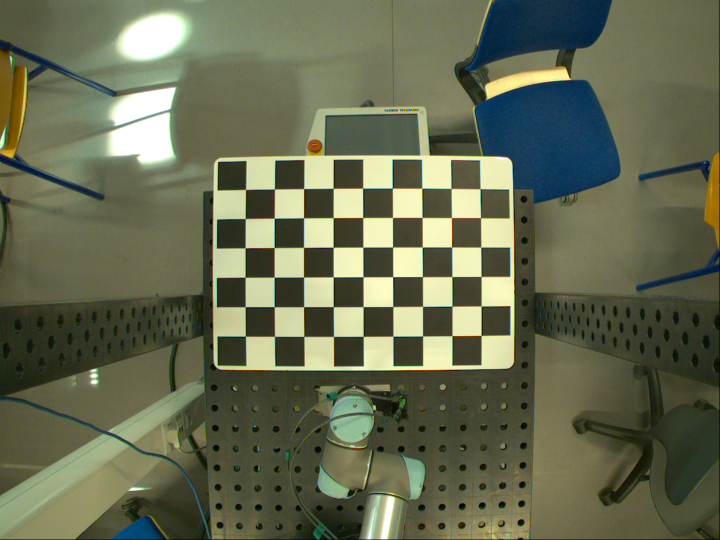
//> input picture Machine Vision/calibration/images/chessboard.png, 1440 x 1080 px (shown at 1/2 size); its folder holds only this picture in this run
$ ./main   (built with g++ and OpenCV 4)
//> lines starting //> are read from the running program, lines starting //| are printed output that depends on the picture; after the words box and inside, x2 and y2 are one past the last pixel; in counts of white or black regions, pixels touching at a corner belong together
#include <iostream>
#include <opencv2/calib3d.hpp>
#include <opencv2/core.hpp>
#include <opencv2/highgui.hpp>
#include <opencv2/imgproc.hpp>
#include <array>
#include <vector>

int main(int argc, char **argv) {

    (void)argc;
    (void)argv;

    std::vector<cv::String> fileNames;
    cv::glob("/home/alex/projects/calibration/images/*.png", fileNames, false);
    cv::Size patternSize(10 - 1, 7 - 1);
    std::vector<std::vector<cv::Point2f>> q(fileNames.size());

    // Detect feature points
    std::size_t i = 0;
    for (auto const &f : fileNames) {
        std::cout << std::string(f) << std::endl;

        // 1. Read in the image an call cv::findChessboardCorners()
        cv::Mat img = cv::imread(fileNames[i], cv::IMREAD_GRAYSCALE);
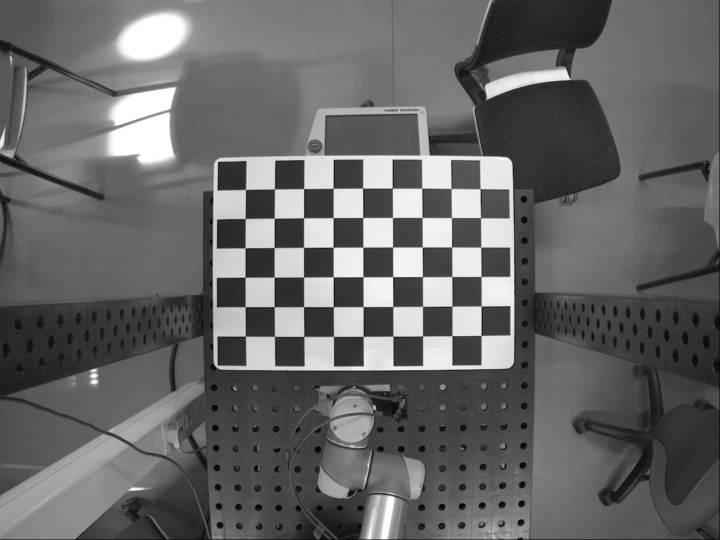
//> img: 1080 rows x 1440 cols, CV_8UC1 (shown at 1/2 size); min 0, max 255, mean 101.9
        cv::Mat imgBGR = cv::imread(fileNames[i]);
//> imgBGR is the input picture: 1080 rows x 1440 cols, CV_8UC3; mean B, G, R 81.3, 106.8, 101.8

        bool success = cv::findChessboardCorners(img, patternSize, q[i]);
//> q = 1 point lists; success = true

        // 2. Use cv::cornerSubPix() to refine the found corner detections
        cv::TermCriteria tCriteria = cv::TermCriteria(cv::TermCriteria::MAX_ITER + cv::TermCriteria::EPS, 50, 0.0001);
        cv::cornerSubPix(img, q[i], cv::Size(11,11), cv::Size(-1,-1), tCriteria);

        // Display
        cv::drawChessboardCorners(imgBGR, patternSize, q[i], success);
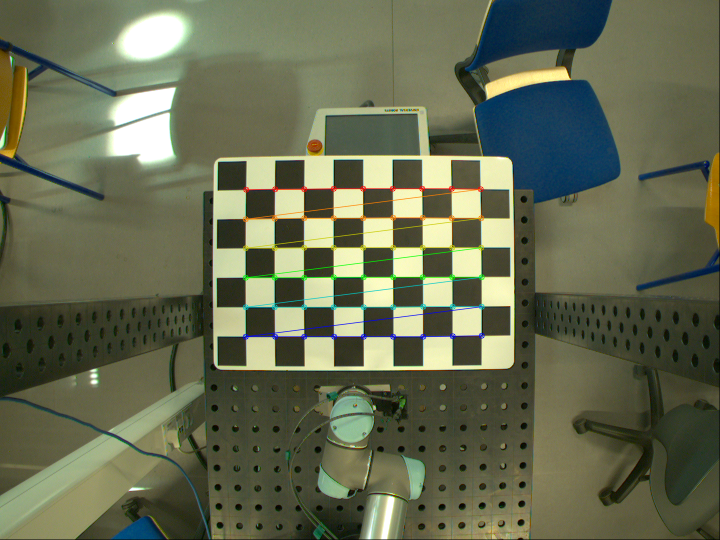
//> imgBGR: 1080 rows x 1440 cols, CV_8UC3 (shown at 1/2 size); 1.28% of pixels changed, all inside (x1, y1, x2, y2) = (485, 371, 970, 680)
        cv::imshow("chessboard detection", imgBGR);
        cv::waitKey(0);
        //std::cout << q[i] << std::endl;

        i++;
    }

    std::vector<std::vector<cv::Point3f>> Q;
    // 3. Generate checkerboard (world) coordinates Q. The board has 10 x 7
    // fields with a size of 70x70mm
    int boardSize[2] = {10-1, 7-1};
    std::vector<cv::Point3f> temp;
    for (int i = 0; i < boardSize[0]; i++){
        for (int j = 0; j < boardSize[1]; j++ ){
            temp.push_back(cv::Point3f(float(i*70), float(j*70), 0.0f));
        }
    }
    for (int i = 0; i < q.size(); i++){
        Q.push_back(temp);
    }
//> this loop made 1 pass


    cv::Matx33f K(cv::Matx33f::eye());  // intrinsic camera matrix
    cv::Vec<float, 5> k(0, 0, 0, 0, 0); // distortion coefficients

    std::vector<cv::Mat> rvecs, tvecs;
    std::vector<double> stdIntrinsics, stdExtrinsics, perViewErrors;
    cv::Size frameSize(1440, 1080);

    std::cout << "Calibrating..." << std::endl;
    // 4. Call "float error = cv::calibrateCamera()" with the input coordinates
    // and output parameters as declared above...

    float error = cv::calibrateCamera(Q,q,frameSize,K,k,rvecs,tvecs,
                                      stdIntrinsics,stdExtrinsics,perViewErrors);
//> K = [[20499.6, 0, 719.5], [0, 36021.9, 539.5], [0, 0, 1]]; k = [0.000541, 42.21, 4.83e-08, 1.81e-07, 2000183.6]; stdIntrinsics = 18 values, max 18740.8 at index 4, min 0 at index 9, mean 1888.5; stdExtrinsics = [0.291, 0.302, 0.431, 24.6, 33.35, 7860.5]; perViewErrors = [149.9]

    std::cout << "Reprojection error = " << error << "\nK =\n"
            << K << "\nk=\n"
            << k << std::endl;
//| Reprojection error = 149.862
//| K =
//| [20499.648, 0, 719.5;
//|  0, 36021.871, 539.5;
//|  0, 0, 1]
//| k=
//| [0.000541241, 42.2073, 4.82951e-08, 1.80622e-07, 2.00018e+06]

    // Precompute lens correction interpolation
    cv::Mat mapX, mapY;
    cv::initUndistortRectifyMap(K, k, cv::Matx33f::eye(), K, frameSize, CV_32FC1,
                                mapX, mapY);
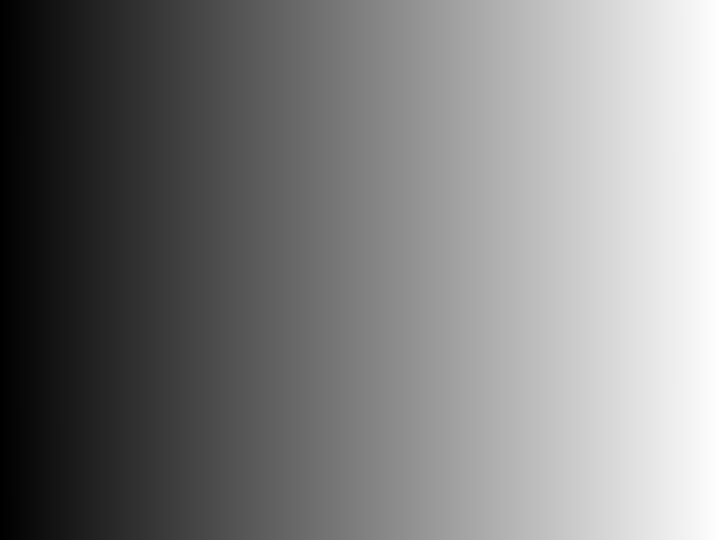
//> mapX: 1080 rows x 1440 cols, CV_32FC1 (shown at 1/2 size); min -4.51, max 1443.5, mean 719.5; drawn with min black and max white
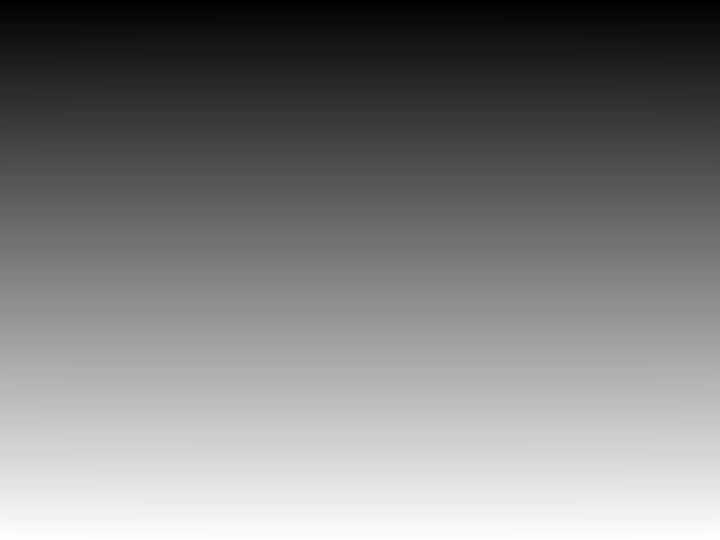
//> mapY: 1080 rows x 1440 cols, CV_32FC1 (shown at 1/2 size); min -3.38, max 1082.4, mean 539.5; drawn with min black and max white

    // Show lens corrected images
    for (auto const &f : fileNames) {
        std::cout << std::string(f) << std::endl;

        cv::Mat img = cv::imread(f, cv::IMREAD_COLOR);

        cv::Mat imgUndistorted;
        // 5. Remap the image using the precomputed interpolation maps.
        cv::remap(img, imgUndistorted, mapX, mapY,cv::INTER_LINEAR, cv::BORDER_REPLICATE);

        // Display
        cv::imshow("undistorted image", imgUndistorted);
        cv::waitKey(0);
    }

    return 0;
}

$ run again, on Machine Vision/calibration/images/chessboard13.png
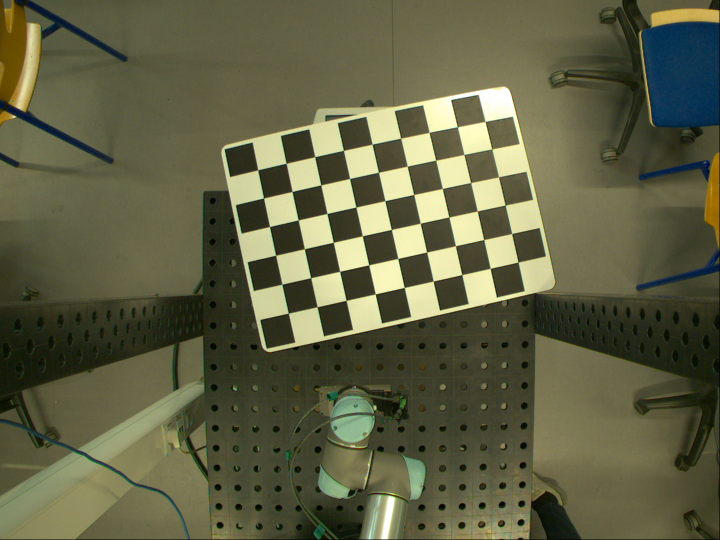
//> input picture Machine Vision/calibration/images/chessboard13.png, 1440 x 1080 px (shown at 1/2 size)
//> `cv::Mat img = cv::imread(fileNames[i], cv::IMREAD_GRAYSCALE);`:
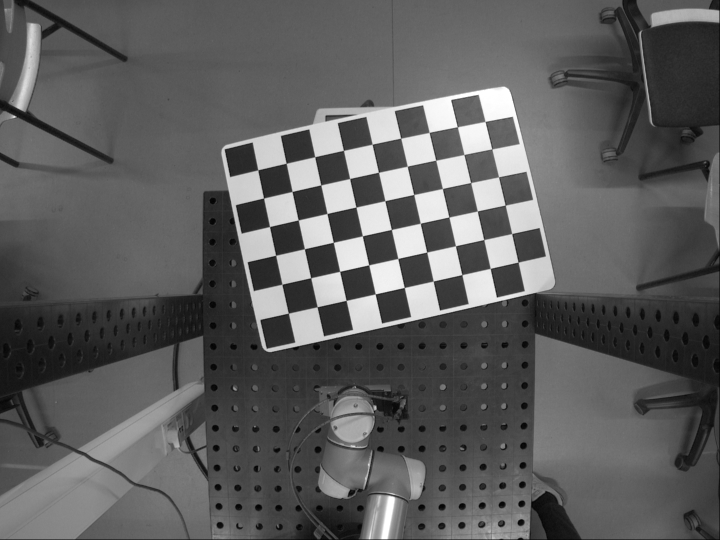
//> img: 1080 rows x 1440 cols, CV_8UC1 (shown at 1/2 size); min 0, max 255, mean 93.1
//> imgBGR is the input picture: 1080 rows x 1440 cols, CV_8UC3; mean B, G, R 68.7, 97, 96.4
//> q = 1 point lists; success = true
//> imgBGR: 1080 rows x 1440 cols, CV_8UC3; 1.23% of pixels changed, all inside (x1, y1, x2, y2) = (510, 237, 1044, 634)
//> the loop `for (int i = 0; i < q.size(); i++)` made 1 pass
//> K = [[25080, 0, 719.5], [0, 20220.3, 539.5], [0, 0, 1]]; k = [0.38, -3387.9, 0.000217, 0.00047, -58440524]; stdIntrinsics = 18 values, max 1193655.7 at index 1, min 0 at index 9, mean 107353.1; stdExtrinsics = [36.29, 19.18, 76.12, 751228, 323392.5, 1817249.5]; perViewErrors = [149]
//| Reprojection error = 148.989
//| K =
//| [25079.979, 0, 719.5;
//|  0, 20220.266, 539.49994;
//|  0, 0, 1]
//| k=
//> (the first 6 of 7 printed lines)
//> `cv::remap(img, imgUndistorted, mapX, mapY,cv::INTER_LINEAR, cv::BORDER..`:
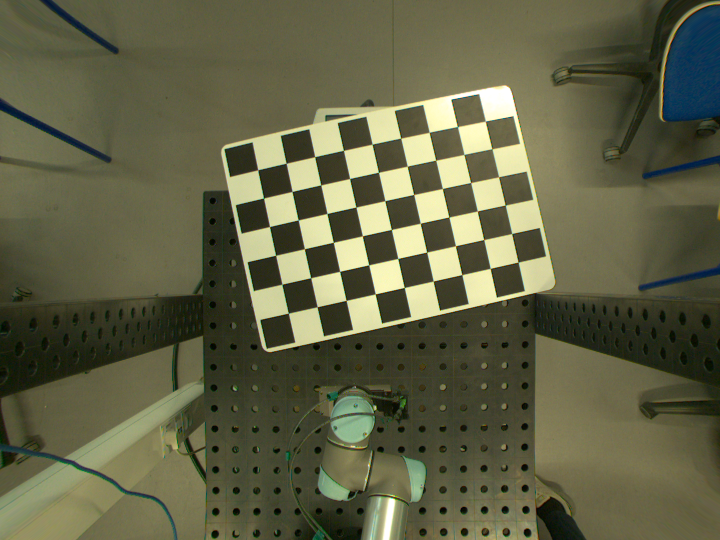
//> imgUndistorted: 1080 rows x 1440 cols, CV_8UC3 (shown at 1/2 size); mean B, G, R 69.7, 97.7, 97

$ run again, on Machine Vision/calibration/images/chessboard10.png
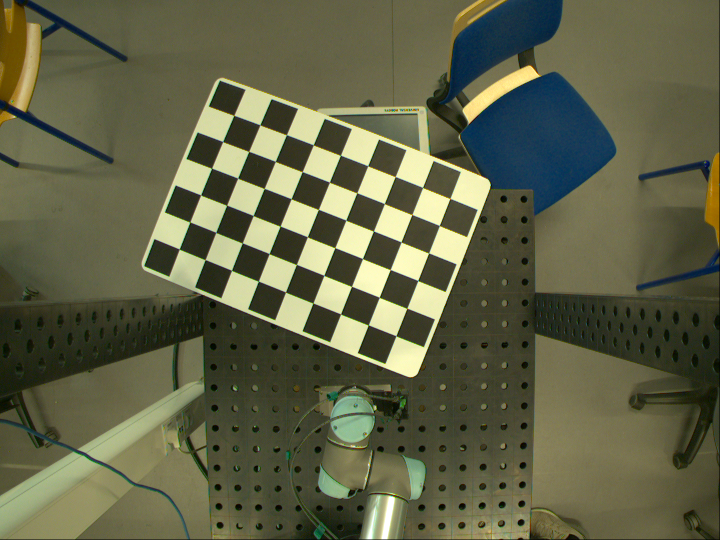
//> input picture Machine Vision/calibration/images/chessboard10.png, 1440 x 1080 px (shown at 1/2 size)
//> `cv::Mat img = cv::imread(fileNames[i], cv::IMREAD_GRAYSCALE);`:
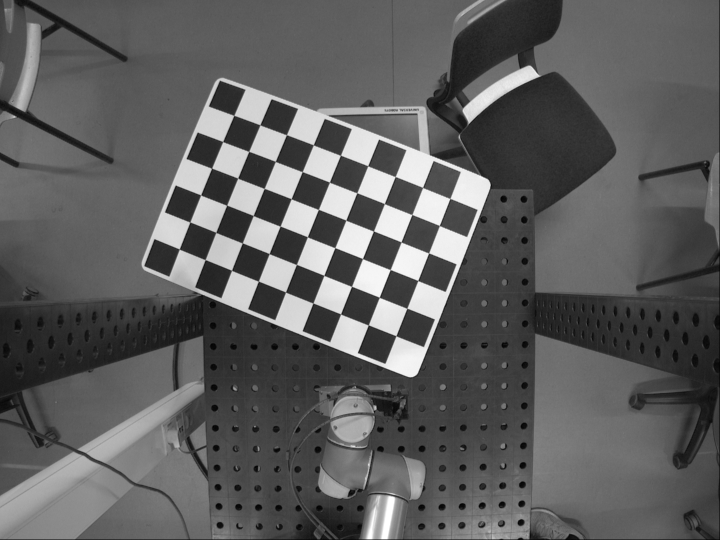
//> img: 1080 rows x 1440 cols, CV_8UC1 (shown at 1/2 size); min 0, max 255, mean 94.1
//> imgBGR is the input picture: 1080 rows x 1440 cols, CV_8UC3; mean B, G, R 71, 98.3, 96.4
//> q = 1 point lists; success = true
//> imgBGR: 1080 rows x 1440 cols, CV_8UC3; 1.22% of pixels changed, all inside (x1, y1, x2, y2) = (353, 225, 907, 679)
//> the loop `for (int i = 0; i < q.size(); i++)` made 1 pass
//> K = [[64404.9, 0, 1175.9], [0, 28563.1, 449.5], [0, 0, 1]]; k = [500.7, -242121.6, 1.05, 12.07, 144193840]; stdIntrinsics = 18 values, max 825750.1 at index 5, min 0 at index 9, mean 59904.1; stdExtrinsics = [0.216, 0.313, 0.985, 510.4, 148.5, 15802.9]; perViewErrors = [147.7]
//| Reprojection error = 147.692
//| K =
//| [64404.871, 0, 1175.8566;
//|  0, 28563.115, 449.45099;
//|  0, 0, 1]
//| k=
//> (the first 6 of 7 printed lines)
//> `cv::remap(img, imgUndistorted, mapX, mapY,cv::INTER_LINEAR, cv::BORDER..`:
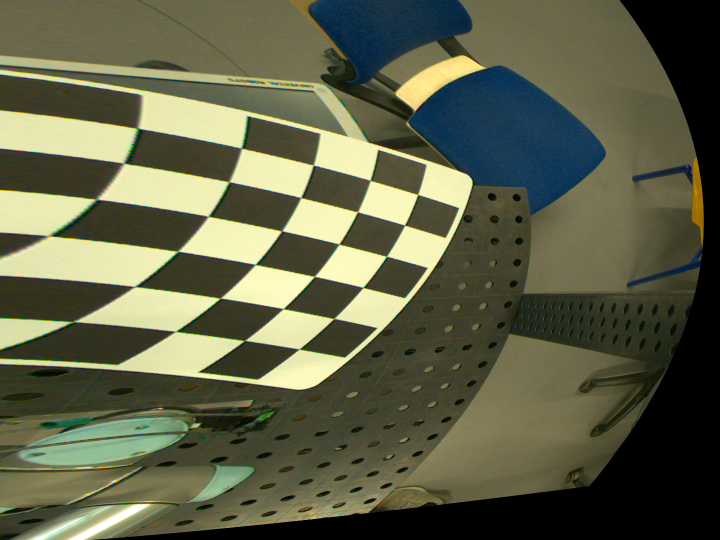
//> imgUndistorted: 1080 rows x 1440 cols, CV_8UC3 (shown at 1/2 size); mean B, G, R 72.4, 97.5, 95
